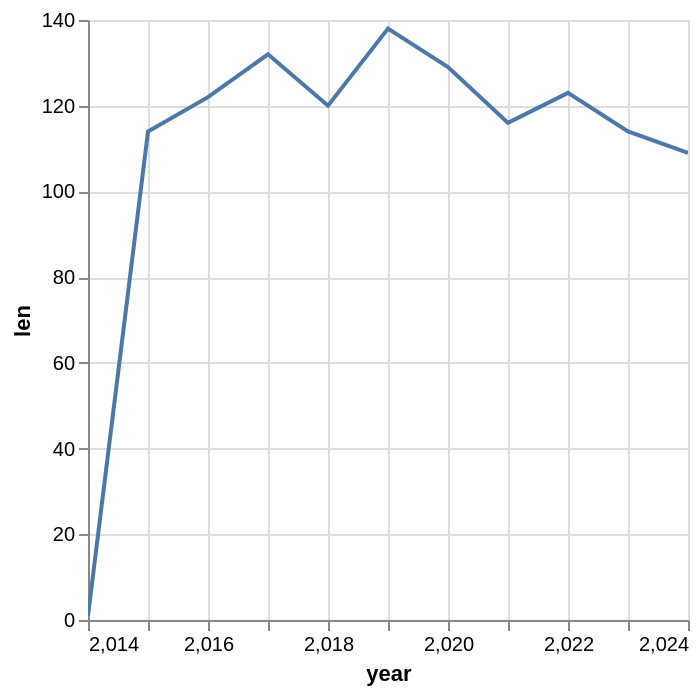

The notebook cell this image was saved under:
### Code cell
panel_common_2019_2020.filter(
    pl.col('is_employed_has_disablity') == 1
).group_by('year').len().plot.line(x='year', y='len')

### Figure 1 — Vega specification as saved in the notebook (floating-point values rounded to 4 significant figures)
{"$schema": "https://vega.github.io/schema/vega/v6.json", "data": [{"name": "param_1e9efca18e7a2868_store"}, {"name": "source_0", "values": [{"len": 109, "year": 2024.0}, {"len": 114, "year": 2015.0}, {"len": 114, "year": 2023.0}, {"len": 129, "year": 2020.0}, {"len": 1, "year": 2014.0}, {"len": 132, "year": 2017.0}, {"len": 120, "year": 2018.0}, {"len": 123, "year": 2022.0}, {"len": 122, "year": 2016.0}, {"len": 138, "year": 2019.0}, {"len": 116, "year": 2021.0}]}, {"name": "source_0_x_domain_year", "values": [{"min": 2014.0, "max": 2024.0}]}, {"name": "source_0_y_domain_len", "values": [{"min": 1, "max": 138}]}], "signals": [{"name": "unit", "value": {}, "on": [{"events": "pointermove", "update": "isTuple(group()) ? group() : unit"}]}, {"name": "param_1e9efca18e7a2868", "update": "vlSelectionResolve(\"param_1e9efca18e7a2868_store\", \"union\")"}, {"name": "param_1e9efca18e7a2868_year", "on": [{"events": [{"source": "view", "type": "dblclick"}], "update": "null"}, {"events": {"signal": "param_1e9efca18e7a2868_translate_delta"}, "update": "panLinear(param_1e9efca18e7a2868_translate_anchor.extent_x, -param_1e9efca18e7a2868_translate_delta.x / width)"}, {"events": {"signal": "param_1e9efca18e7a2868_zoom_delta"}, "update": "zoomLinear(domain(\"x\"), param_1e9efca18e7a2868_zoom_anchor.x, param_1e9efca18e7a2868_zoom_delta)"}]}, {"name": "param_1e9efca18e7a2868_len", "on": [{"events": [{"source": "view", "type": "dblclick"}], "update": "null"}, {"events": {"signal": "param_1e9efca18e7a2868_translate_delta"}, "update": "panLinear(param_1e9efca18e7a2868_translate_anchor.extent_y, param_1e9efca18e7a2868_translate_delta.y / height)"}, {"events": {"signal": "param_1e9efca18e7a2868_zoom_delta"}, "update": "zoomLinear(domain(\"y\"), param_1e9efca18e7a2868_zoom_anchor.y, param_1e9efca18e7a2868_zoom_delta)"}]}, {"name": "param_1e9efca18e7a2868_tuple", "on": [{"events": [{"signal": "param_1e9efca18e7a2868_year || param_1e9efca18e7a2868_len"}], "update": "param_1e9efca18e7a2868_year && param_1e9efca18e7a2868_len ? {unit: \"\", fields: param_1e9efca18e7a2868_tuple_fields, values: [param_1e9efca18e7a2868_year,param_1e9efca18e7a2868_len]} : null"}]}, {"name": "param_1e9efca18e7a2868_tuple_fields", "value": [{"field": "year", "channel": "x", "type": "R"}, {"field": "len", "channel": "y", "type": "R"}]}, {"name": "param_1e9efca18e7a2868_translate_anchor", "value": {}, "on": [{"events": [{"source": "scope", "type": "pointerdown"}], "update": "{x: x(unit), y: y(unit), extent_x: domain(\"x\"), extent_y: domain(\"y\")}"}]}, {"name": "param_1e9efca18e7a2868_translate_delta", "value": {}, "on": [{"events": [{"source": "window", "between": [{"source": "scope", "type": "pointerdown"}, {"source": "window", "type": "pointerup"}], "type": "pointermove", "consume": true}], "update": "{x: param_1e9efca18e7a2868_translate_anchor.x - x(unit), y: param_1e9efca18e7a2868_translate_anchor.y - y(unit)}"}]}, {"name": "param_1e9efca18e7a2868_zoom_anchor", "on": [{"events": [{"source": "scope", "type": "wheel", "consume": true}], "update": "{x: invert(\"x\", x(unit)), y: invert(\"y\", y(unit))}"}]}, {"name": "param_1e9efca18e7a2868_zoom_delta", "on": [{"events": [{"source": "scope", "type": "wheel", "consume": true}], "update": "pow(1.001, event.deltaY * pow(16, event.deltaMode))", "force": true}]}, {"name": "param_1e9efca18e7a2868_modify", "on": [{"events": {"signal": "param_1e9efca18e7a2868_tuple"}, "update": "modify(\"param_1e9efca18e7a2868_store\", param_1e9efca18e7a2868_tuple, true)"}]}], "marks": [{"type": "line", "name": "marks", "from": {"data": "source_0"}, "sort": {"field": "x"}, "encode": {"update": {"tooltip": {"signal": "{\"year\": format(datum[\"year\"], \"\"), \"len\": format(datum[\"len\"], \"\")}"}, "stroke": {"value": "#4c78a8"}, "x": {"field": "year", "scale": "x"}, "y": {"field": "len", "scale": "y"}, "defined": {"signal": "isValid(datum[\"year\"]) && isFinite(+datum[\"year\"]) && isValid(datum[\"len\"]) && isFinite(+datum[\"len\"])"}}}, "interactive": true, "clip": true, "style": ["line"]}], "scales": [{"name": "x", "type": "linear", "domain": [{"signal": "(data(\"source_0_x_domain_year\")[0] || {}).min"}, {"signal": "(data(\"source_0_x_domain_year\")[0] || {}).max"}], "range": [0, {"signal": "width"}], "domainRaw": {"signal": "param_1e9efca18e7a2868[\"year\"]"}, "nice": true, "zero": false}, {"name": "y", "type": "linear", "domain": [{"signal": "(data(\"source_0_y_domain_len\")[0] || {}).min"}, {"signal": "(data(\"source_0_y_domain_len\")[0] || {}).max"}], "range": [{"signal": "height"}, 0], "domainRaw": {"signal": "param_1e9efca18e7a2868[\"len\"]"}, "nice": true, "zero": true}], "axes": [{"scale": "x", "orient": "bottom", "ticks": false, "aria": false, "grid": true, "gridScale": "y", "maxExtent": 0, "labels": false, "domain": false, "tickCount": {"signal": "ceil(width/40)"}, "minExtent": 0, "zindex": 0}, {"scale": "y", "ticks": false, "aria": false, "maxExtent": 0, "labels": false, "minExtent": 0, "grid": true, "orient": "left", "gridScale": "x", "domain": false, "zindex": 0, "tickCount": {"signal": "ceil(height/40)"}}, {"scale": "x", "tickCount": {"signal": "ceil(width/40)"}, "labelOverlap": true, "grid": false, "labelFlush": true, "zindex": 0, "orient": "bottom", "title": "year"}, {"scale": "y", "orient": "left", "labelOverlap": true, "title": "len", "grid": false, "tickCount": {"signal": "ceil(height/40)"}, "zindex": 0}], "style": "cell", "width": 300, "background": "white", "padding": 5, "height": 300}
